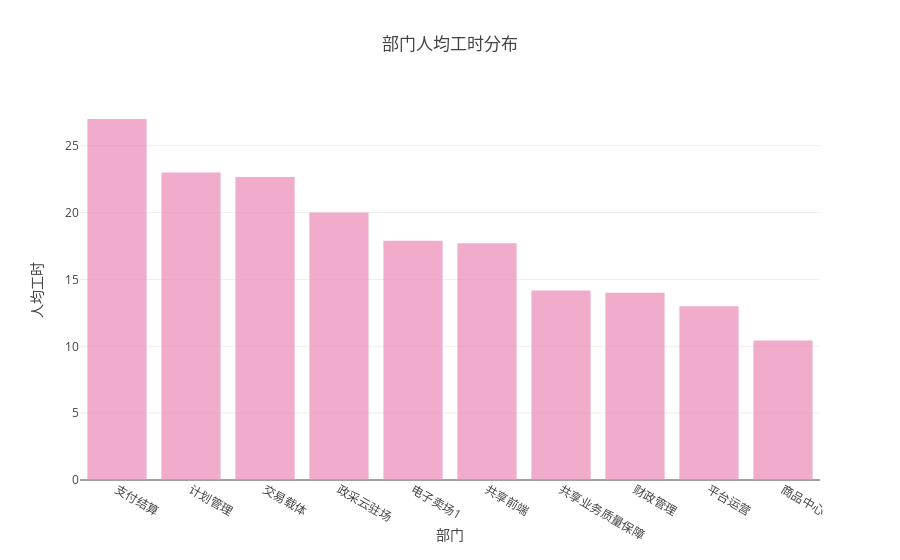

Write notebook code for a chart like this one.
### Markdown cell above
### 3.2 部门人均工时分析

### Code cell
d2 = d.groupby(['department'], as_index=False).agg({'displayName': 'count', 'effort': 'sum'})
d2['dept_ave_effort'] = d2['effort']/d2['displayName']
d2 = d2.sort_values(by = ['dept_ave_effort'], ascending=False)

bar_charts(d2, 'department', 'dept_ave_effort', '部门人均工时分布', '部门', '人均工时' )

### Figure 1 — Plotly figure (JSON) as saved in the notebook; plotly's stock layout.template omitted (floating-point values rounded to 4 significant figures)
{"data": [{"marker": {"color": "#EB89B5"}, "opacity": 0.7, "type": "bar", "uid": "c72ef8ab-c29c-4bc8-8632-49c4a169ff6f", "x": ["支付结算", "计划管理", "交易载体", "政采云驻场", "电子卖场1", "共享前端", "共享业务质量保障", "财政管理", "平台运营", "商品中心"], "y": [27, 23, 22.67, 20, 17.89, 17.71, 14.17, 14, 13, 10.43]}], "layout": {"title": "部门人均工时分布", "xaxis": {"tickmode": "linear", "title": "部门"}, "yaxis": {"title": "人均工时"}}}
